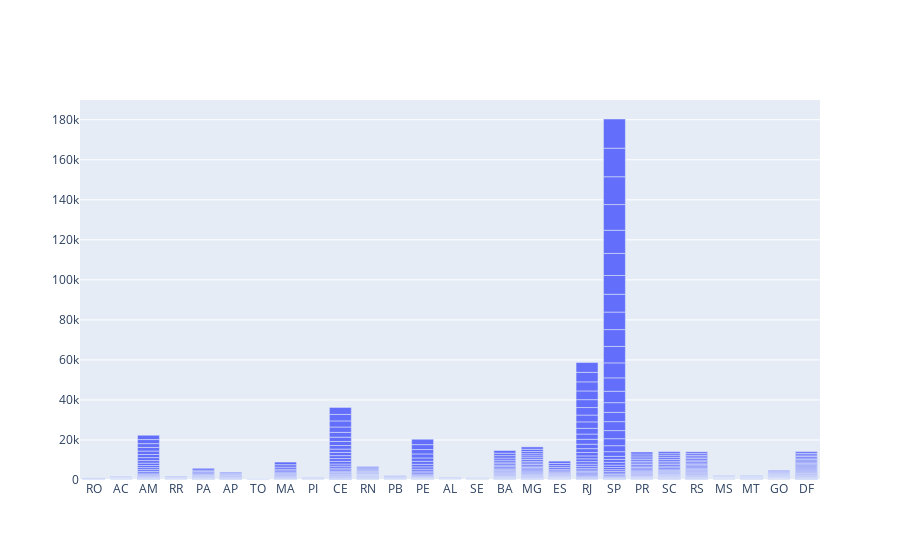

Notebook source saved alongside this figure:
### Markdown cell above
# **Aqui teremos o número de casos totais por estados e em seguida por região. Utilizaremos o gráfico de barras para mostrar o total de números de infectados (com base no dataset) em cada lugar.**

### Code cell
configure_plotly_browser_state()
trace = go.Bar(x = dataset['estado'],
                   y = dataset['casosAcumulados'])
data = [trace]
py.iplot(data)

### Figure 1 — Plotly figure (JSON) as saved in the notebook; plotly's stock layout.template omitted (floating-point values rounded to 4 significant figures; data arrays with more than 128 entries replaced by an {"elided": "..."} marker saying what was removed)
{"data": [{"y": {"elided": "2214 int values"}, "x": {"elided": "2214 str values"}, "type": "bar"}], "layout": {}}
